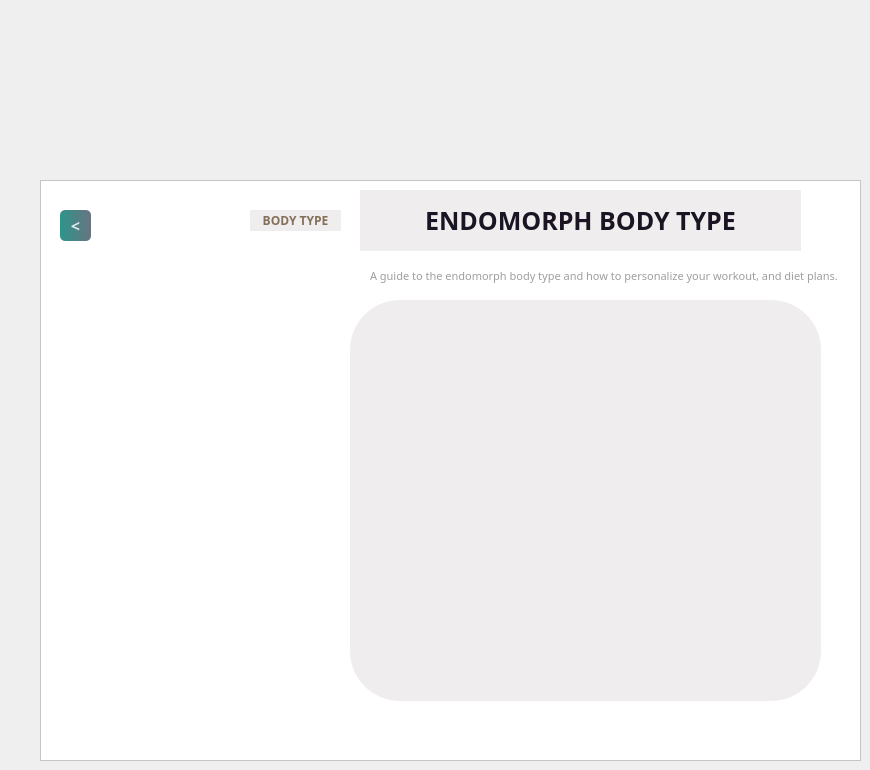
    <widget class="QWidget" name="Endomorph">
     <widget class="QFrame" name="frame_13">
      <property name="geometry">
       <rect>
        <x>40</x>
        <y>180</y>
        <width>821</width>
        <height>581</height>
       </rect>
      </property>
      <property name="styleSheet">
       <string notr="true">background-color: rgb(255, 255, 255);</string>
      </property>
      <property name="frameShape">
       <enum>QFrame::Shape::StyledPanel</enum>
      </property>
      <property name="frameShadow">
       <enum>QFrame::Shadow::Raised</enum>
      </property>
      <widget class="QLabel" name="label_56">
       <property name="geometry">
        <rect>
         <x>20</x>
         <y>90</y>
         <width>281</width>
         <height>441</height>
        </rect>
       </property>
       <property name="styleSheet">
        <string notr="true">border-image: url(:/images/endomorph.png);
border-radius:50px;</string>
       </property>
       <property name="text">
        <string/>
       </property>
       <property name="pixmap">
        <pixmap resource="Resource.qrc">:/endomorph.png</pixmap>
       </property>
       <property name="scaledContents">
        <bool>true</bool>
       </property>
      </widget>
      <widget class="QLabel" name="label_57">
       <property name="geometry">
        <rect>
         <x>310</x>
         <y>120</y>
         <width>471</width>
         <height>401</height>
        </rect>
       </property>
       <property name="styleSheet">
        <string notr="true">
background-color: #F0EDEE;
border-radius:50px;</string>
       </property>
       <property name="text">
        <string/>
       </property>
      </widget>
      <widget class="QLabel" name="label_58">
       <property name="geometry">
        <rect>
         <x>320</x>
         <y>10</y>
         <width>441</width>
         <height>61</height>
        </rect>
       </property>
       <property name="font">
        <font>
         <family>Sitka Banner</family>
         <pointsize>19</pointsize>
         <bold>true</bold>
        </font>
       </property>
       <property name="styleSheet">
        <string notr="true">
border-radius:150px;
color: #1A1423;

background-color: #F0EDEE;
</string>
       </property>
       <property name="text">
        <string>ENDOMORPH BODY TYPE</string>
       </property>
       <property name="alignment">
        <set>Qt::AlignmentFlag::AlignCenter</set>
       </property>
      </widget>
      <widget class="QLabel" name="label_59">
       <property name="geometry">
        <rect>
         <x>210</x>
         <y>30</y>
         <width>91</width>
         <height>21</height>
        </rect>
       </property>
       <property name="font">
        <font>
         <family>Sitka Banner</family>
         <pointsize>9</pointsize>
         <bold>true</bold>
        </font>
       </property>
       <property name="styleSheet">
        <string notr="true">color:rgb(132, 111, 89);



background-color: #F0EDEE;
border-radius:50px;</string>
       </property>
       <property name="text">
        <string>BODY TYPE</string>
       </property>
       <property name="alignment">
        <set>Qt::AlignmentFlag::AlignCenter</set>
       </property>
      </widget>
      <widget class="QPushButton" name="pushButton_24">
       <property name="geometry">
        <rect>
         <x>20</x>
         <y>30</y>
         <width>31</width>
         <height>31</height>
        </rect>
       </property>
       <property name="font">
        <font>
         <family>Sitka Banner</family>
         <pointsize>12</pointsize>
         <bold>true</bold>
        </font>
       </property>
       <property name="styleSheet">
        <string notr="true">

QPushButton#pushButton_24{
        background-color: qlineargradient(spread:pad, x1:0, y1:0.505682, x2:1, y2:0.477, stop:0 rgba(11, 131, 120, 219), stop:1 rgba(85, 98, 112, 226));
        color:rgba(255, 255, 255, 210);
        border-radius:5px;
}

QPushButton#pushButton_24:hover{
        background-color: qlineargradient(spread:pad, x1:0, y1:0.505682, x2:1, y2:0.477, stop:0 rgba(150, 123, 111, 219), stop:1 rgba(85, 81, 84, 226));
}

QPushButton#pushButton_24:pressed{
        padding-left:5px;
        padding-top:5px;
        background-color:rgba(150, 123, 111, 255);
}
</string>
       </property>
       <property name="text">
        <string>&lt;</string>
       </property>
      </widget>
      <widget class="QLabel" name="label_69">
       <property name="geometry">
        <rect>
         <x>330</x>
         <y>80</y>
         <width>471</width>
         <height>31</height>
        </rect>
       </property>
       <property name="font">
        <font>
         <family>Sitka Banner</family>
         <pointsize>8</pointsize>
        </font>
       </property>
       <property name="styleSheet">
        <string notr="true">color:rgb(158, 158, 158)
</string>
       </property>
       <property name="text">
        <string>A guide to the endomorph body type and how to personalize your workout, and diet plans.</string>
       </property>
      </widget>
     </widget>
    </widget>
